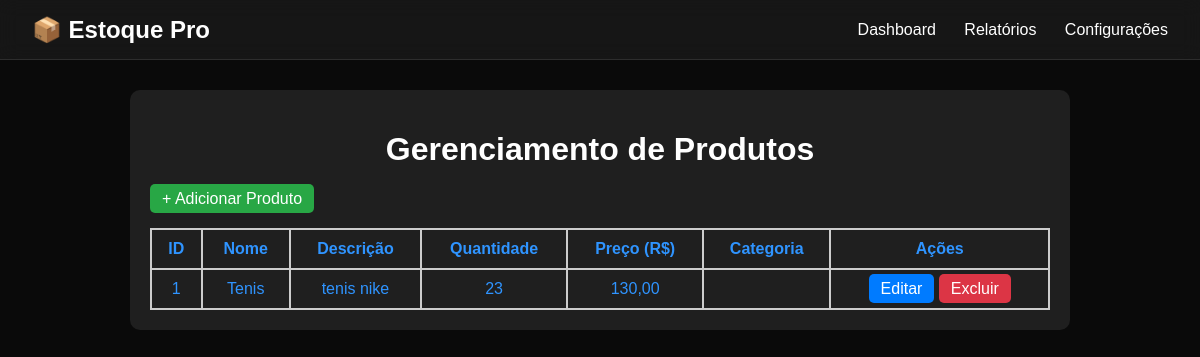
Before: / with the older database file.
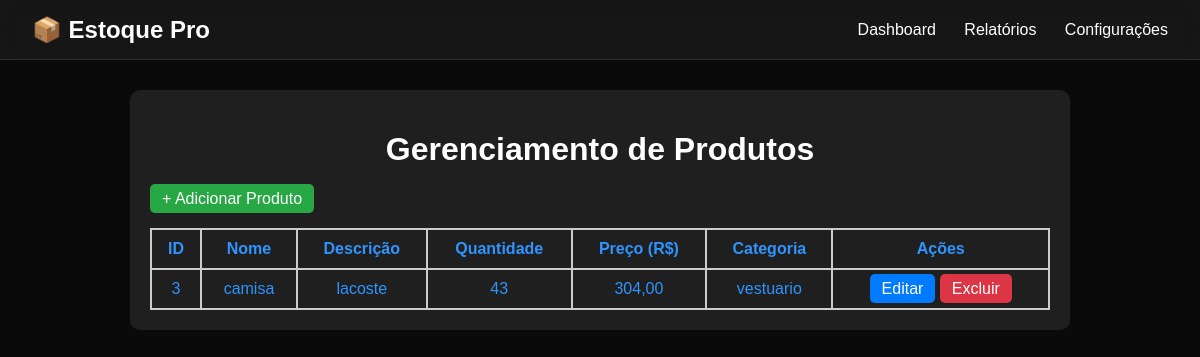
After: the same page with the newer database file.
### tables this page shows
CREATE TABLE produtos (
            id INTEGER PRIMARY KEY AUTOINCREMENT,
            nome TEXT NOT NULL,
            descricao TEXT,
            quantidade INTEGER NOT NULL,
            preco REAL NOT NULL,
            categoria TEXT
        );

### index.php (the view, shortened to what this page needs)
<?php
require_once 'includes/db_connect.php';
?>
<!DOCTYPE html>
<html lang="pt-br">
<head>
    <link rel="stylesheet" href="Assets/css/style.css">
</head>
<body>
    <?php include 'includes/header.php'; ?>
    <div class="container">
        <h1>Gerenciamento de Produtos</h1>
        <a href="#" class="btn" id="openModal">+ Adicionar Produto</a>
        <table>
            <thead>
                <tr>
                    <th>ID</th>
                    <th>Nome</th>
                    <th>Descrição</th>
                    <th>Quantidade</th>
                    <th>Preço (R$)</th>
                    <th>Categoria</th>
                    <th>Ações</th>
                </tr>
            </thead>
            <tbody>
                <?php
                $query = "SELECT * FROM produtos ORDER BY id DESC";
                $result = $db->query($query);
                if ($result instanceof SQLite3Result) {
                    while ($produto = $result->fetchArray(SQLITE3_ASSOC)) {
                        echo "<tr>
                            <td>{$produto['id']}</td>
                            <td>{$produto['nome']}</td>
                            <td>{$produto['descricao']}</td>
                            <td>{$produto['quantidade']}</td>
                            <td>" . number_format($produto['preco'], 2, ',', '.') . "</td>
                            <td>{$produto['categoria']}</td>
                            <td>
                                <a href='produtos/editar.php?id={$produto['id']}' class='btn-edit'>Editar</a>
                                <a href='produtos/excluir.php?id={$produto['id']}' class='btn-delete' onclick='return confirm(\"Tem certeza que deseja excluir?\")'>Excluir</a>
                            </td>
                        </tr>";
                    }
                } else {
                    echo "Erro ao obter os dados: " . $db->lastErrorMsg();
                }
                ?>
            </tbody>
        </table>
    </div>
</body>
</html>

### includes/header.php
<header class="glass-header">
    <h1>📦 Estoque Pro</h1>
    <nav>
        <a href="#">Dashboard</a>
        <a href="#">Relatórios</a>
        <a href="#">Configurações</a>
    </nav>
</header>

### assets/css/style.css (style rules this page uses)
body { font-family: Arial, sans-serif; background-color: #0a0a0a; padding: 20px; margin: 0; padding: 0; box-sizing: border-box; }
.container { max-width: 900px; margin: auto; background: #1f1f1f; padding: 20px; border-radius: 10px; }
h1 { text-align: center; color: white; }
table { width: 100%; border-collapse: collapse; margin-top: 20px; color: #2f94ff; }
table th, table td { border: 2px solid #ccc; padding: 10px; text-align: center; }
a.btn, .btn-edit, .btn-delete { padding: 6px 12px; text-decoration: none; border-radius: 5px; color: #fff; }
a.btn { background-color: #28a745; }
.btn-edit { background-color: #007bff; }
.btn-delete { background-color: #dc3545; }
.glass-header { width: 100%; top: 0; left: 0; backdrop-filter: blur(10px); -webkit-backdrop-filter: blur(10px); background-color: rgba(30, 30, 30, 0.6); color: white; display: flex; justify-content: space-between; align-items: center; padding: 0.75rem 2rem; z-index: 1000; border-bottom: 1px solid rgba(255, 255, 255, 0.1); height: 60px; box-sizing: border-box; margin-bottom: 30px; }
.glass-header h1 { margin: 0; font-size: 1.5rem; display: flex; align-items: center; }
.glass-header nav a { margin-left: 1.5rem; color: white; text-decoration: none; font-weight: 500; transition: color 0.3s ease; font-size: 1rem; }

Changed rows visible on the page:
removed produtos: id "1", nome "Tenis", descricao "tenis nike", quantidade "23", preco "130,00"
added produtos: id "3", nome "camisa", descricao "lacoste", quantidade "43", preco "304,00", categoria "vestuario"
